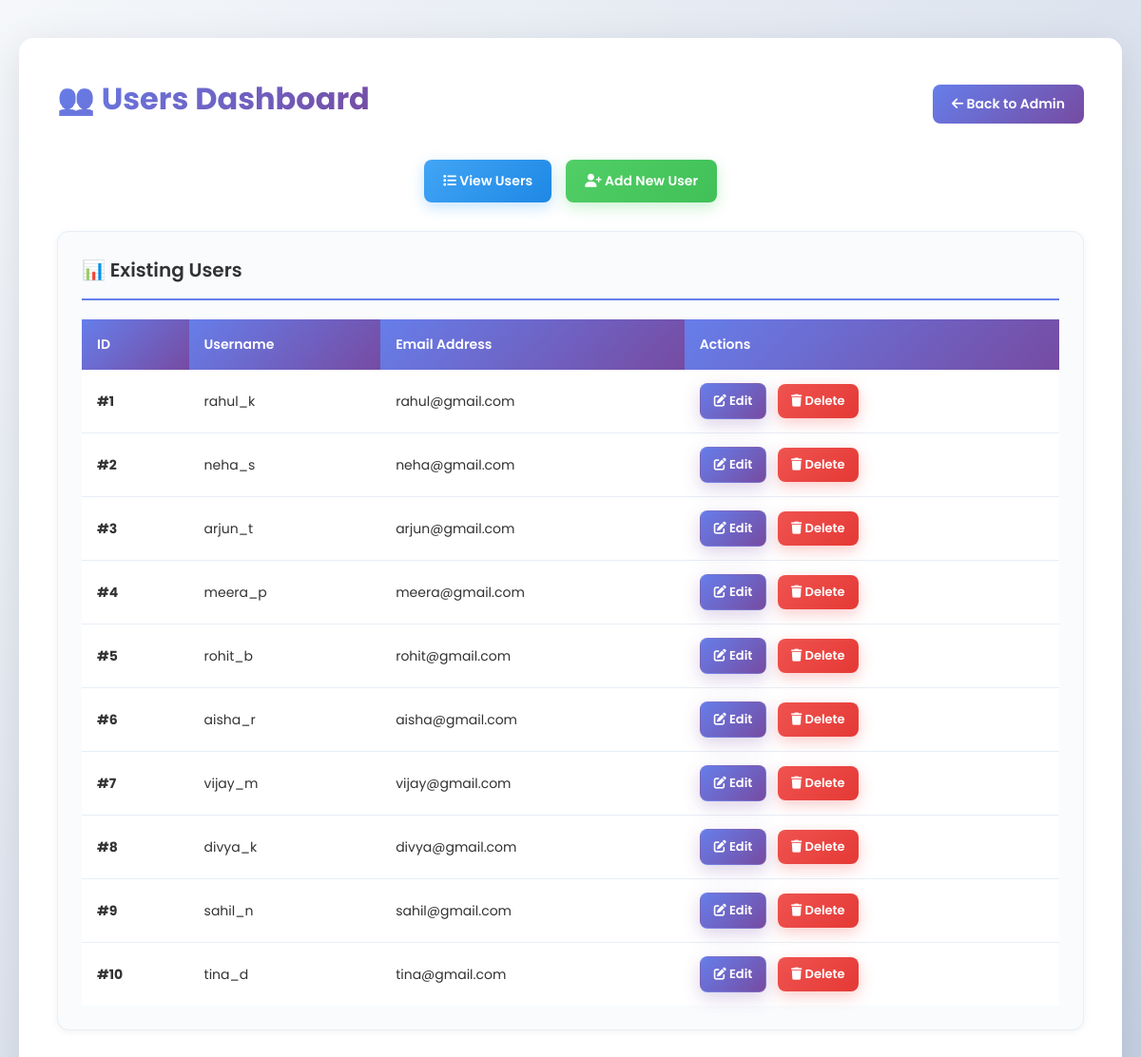
/users (signed in), run on the app's committed database.
### app/models.py (models this page shows, shortened)
class Users(UserMixin, db.Model):
    user_id = db.Column(db.Integer, primary_key=True)
    username = db.Column(db.String(50))
    email = db.Column(db.String(100))
    password = db.Column(db.String(50))
    enrollments = db.relationship('Enrollments', backref='user', lazy=True)

### app/routes/auth.py (the view)
@auth.route('/users')
@login_required
def users_dashboard():
    data = Users.query.all()
    return render_template('Users_dashboard.html', data=data)

### app/routes/auth.py (called while the page is built)
def login_required(f):
    @wraps(f)
    def decorated(*args, **kwargs):
        if current_user.is_authenticated or ('admin' in session):
            return f(*args, **kwargs)
        flash('Please log in to access that page.', 'error')
        return redirect(url_for('auth.login'))
    return decorated

### app/templates/Users_dashboard.html (shortened to what this page needs)
{% extends "base.html" %}
{% block content %}
<div class="container">
  <div style="display: flex; justify-content: space-between; align-items: center; margin-bottom: 30px;">
    <h1>👥 Users Dashboard</h1>
    <a href="{{ url_for('auth.admin_dashboard') }}" style="text-decoration: none;">
      <button style="background: linear-gradient(135deg, #667eea 0%, #764ba2 100%); color: white; padding: 10px 20px; border: none; border-radius: 8px; cursor: pointer; font-weight: 600; transition: all 0.3s ease;">
        <i class="fas fa-arrow-left"></i> Back to Admin
      </button>
    </a>
  </div>
  <div class="add-btn-container" style="display: flex; gap: 15px; justify-content: center; margin-bottom: 30px;">
    <a href="{{ url_for('auth.users_dashboard') }}" style="text-decoration: none;">
      <button id="viewBtn" class="view-btn" style="font-weight: 600;">
        <i class="fas fa-list"></i> View Users
      </button>
    </a>
    <a href="{{ url_for('auth.add_user_page') }}" style="text-decoration: none;">
      <button id="addBtn" class="insert-btn" style="font-weight: 600;">
        <i class="fas fa-user-plus"></i> Add New User
      </button>
    </a>
  </div>
  <div id="viewForm" class="card" style="animation: fadeInUp 0.3s ease-out;">
    <h2>📊 Existing Users</h2>
    <table>
      <thead>
        <tr>
          <th>ID</th>
          <th>Username</th>
          <th>Email Address</th>
          <th>Actions</th>
        </tr>
      </thead>
      <tbody>
        {% for user in data %}
        <tr>
          <td><strong>#{{ user.user_id }}</strong></td>
          <td>{{ user.username }}</td>
          <td>{{ user.email }}</td>
          <td>
            <a href="{{ url_for('auth.update_user', id=user.user_id) }}" style="text-decoration: none;">
              <button class="edit-btn" title="Edit user">
                <i class="fas fa-edit"></i> Edit
              </button>
            </a>
            <button onclick="confirmDelete({{ user.user_id }})" class="delete-btn" title="Delete user">
              <i class="fas fa-trash"></i> Delete
            </button>
          </td>
        </tr>
        {% endfor %}
      </tbody>
    </table>
  </div>
</div>
{% endblock %}

### app/static/css/style.css (style rules this page uses)
* { margin: 0; padding: 0; box-sizing: border-box; }
body { font-family: 'Poppins', sans-serif; background: #f0f2f5; color: #333; min-height: 100vh; }
.container { background: white; border-radius: 15px; padding: 40px; box-shadow: 0 10px 40px rgba(0, 0, 0, 0.1); animation: fadeInUp 0.6s ease-out; }
.container h1 { font-size: 32px; font-weight: 700; margin-bottom: 10px; background: linear-gradient(135deg, #667eea 0%, #764ba2 100%); -webkit-background-clip: text; -webkit-text-fill-color: transparent; background-clip: text; }
.container h2 { font-size: 24px; font-weight: 600; color: #333; margin-bottom: 20px; padding-bottom: 15px; border-bottom: 2px solid #667eea; }
button, .btn { font-family: 'Poppins', sans-serif; border: none; border-radius: 8px; padding: 12px 20px; font-weight: 600; cursor: pointer; transition: all 0.3s ease; font-size: 14px; text-decoration: none; display: inline-block; }
.insert-btn { background: linear-gradient(135deg, #51cf66 0%, #40c057 100%); color: white; box-shadow: 0 5px 15px rgba(81, 207, 102, 0.3); }
.view-btn { background: linear-gradient(135deg, #42a5f5 0%, #1e88e5 100%); color: white; box-shadow: 0 5px 15px rgba(66, 165, 245, 0.3); }
.edit-btn { background: linear-gradient(135deg, #667eea 0%, #764ba2 100%); color: white; box-shadow: 0 6px 18px rgba(118, 75, 162, 0.25); padding: 8px 14px; font-size: 13px; border: 1px solid rgba(255,255,255,0.08); }
.delete-btn { background: linear-gradient(135deg, #ef5350 0%, #e53935 100%); color: white; box-shadow: 0 5px 15px rgba(239, 83, 80, 0.3); padding: 8px 14px; font-size: 13px; }
.add-btn-container { margin: 30px 0; text-align: center; }
.card { background: #f9fbfd; border-radius: 12px; padding: 25px; margin: 20px 0; border: 1px solid #e8eef5; box-shadow: 0 2px 8px rgba(0, 0, 0, 0.05); }
.card h2 { font-size: 20px; color: #333; margin-bottom: 20px; font-weight: 600; }
table { width: 100%; border-collapse: collapse; margin-top: 20px; background: white; }
th { background: linear-gradient(135deg, #667eea 0%, #764ba2 100%); color: white; padding: 16px; text-align: left; font-weight: 600; font-size: 14px; }
td { padding: 14px 16px; border-bottom: 1px solid #e8eef5; font-size: 14px; }
tr:last-child td { border-bottom: none; }
td button, td a button { margin-right: 8px; }

### data on the page
Users: user_id "1", username "rahul_k", email "rahul@gmail.com"
Users: user_id "2", username "neha_s", email "neha@gmail.com"
Users: user_id "3", username "arjun_t", email "arjun@gmail.com"
Users: user_id "4", username "meera_p", email "meera@gmail.com"
Users: user_id "5", username "rohit_b", email "rohit@gmail.com"
Users: user_id "6", username "aisha_r", email "aisha@gmail.com"
Users: user_id "7", username "vijay_m", email "vijay@gmail.com"
Users: user_id "8", username "divya_k", email "divya@gmail.com"
Users: user_id "9", username "sahil_n", email "sahil@gmail.com"
Users: user_id "10", username "tina_d", email "tina@gmail.com"
